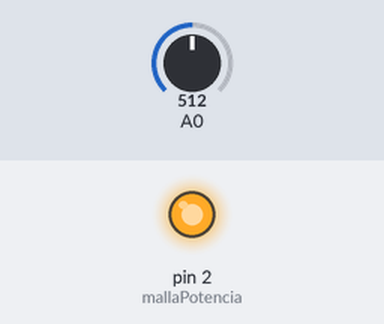
Recording of a sketch running on a simulated Arduino Uno, built with avr-gcc and run on an emulated ATmega328P. Parts: output pins drawn as LEDs (lit = HIGH). The inputs (shaded band) are chosen by the test bench; at power-on: A0 = 512.

Above: at 1.2 s.
1.3 s: A0 set to 108
2.8 s: A0 set to 93
At 3.1 s:
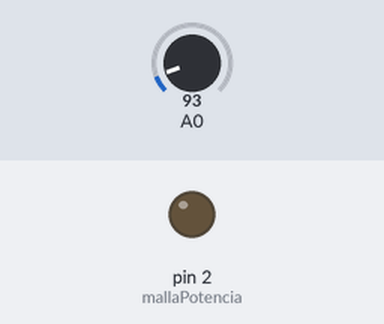
4.3 s: A0 set to 110
At 5.4 s:
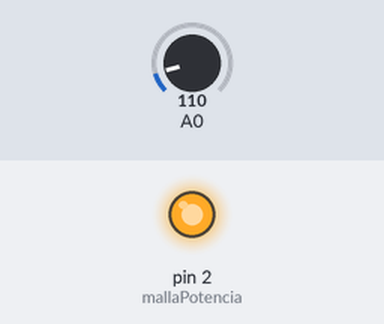
5.8 s: A0 set to 90
At 6.6 s:
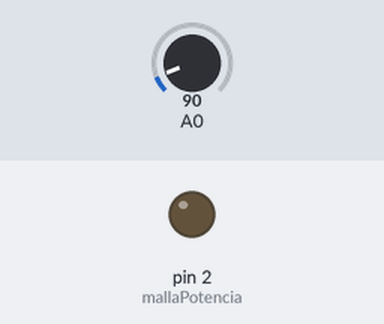
Timing chart, 0 to 8.3 s (numbered marks = the images above; inputs shaded):
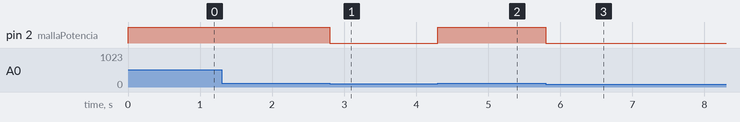

The sketch:

Fotorresistencia.ino
```cpp
int mallaPotencia = 2;

void setup() {
  pinMode(mallaPotencia, OUTPUT);  //Configuramos el pin 22 para el foco
}

void loop() {
  int photoRes = analogRead(0); //Guardamos el valor del pin analogico 0

  if (photoRes > 100){  //Si es mayor a 100, encendera el foco
    digitalWrite(mallaPotencia, HIGH);  //Envia un 1 al pin 2 para encender el foco
  }else{
    digitalWrite(mallaPotencia, LOW);   //Envia un 0 al pin 2 para apagar el foco
  }

}
```

Measured:
- the behaviour switches between 101 and 100 on A0 (found by bisection; images 0 and 1)
- after the input at 1.3 s, every drawn part: stays the same
- after the input at 2.8 s, pin 2 (mallaPotencia): HIGH → LOW at once
- after the input at 4.3 s, pin 2 (mallaPotencia): LOW → HIGH at once
- after the input at 5.8 s, pin 2 (mallaPotencia): HIGH → LOW at once
